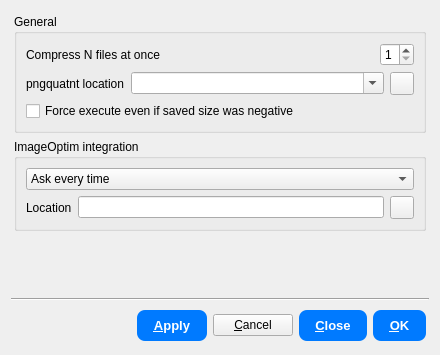
<?xml version="1.0" encoding="UTF-8"?>
<ui version="4.0">
 <class>PngyuPreferencesDialog</class>
 <widget class="QDialog" name="PngyuPreferencesDialog">
  <property name="geometry">
   <rect>
    <x>0</x>
    <y>0</y>
    <width>440</width>
    <height>355</height>
   </rect>
  </property>
  <property name="windowTitle">
   <string>Preferences</string>
  </property>
  <layout class="QGridLayout" name="gridLayout">
   <item row="3" column="0" colspan="3">
    <widget class="QWidget" name="widget_buttons" native="true">
     <layout class="QGridLayout" name="gridLayout_2">
      <property name="topMargin">
       <number>3</number>
      </property>
      <property name="rightMargin">
       <number>3</number>
      </property>
      <property name="bottomMargin">
       <number>3</number>
      </property>
      <item row="0" column="1">
       <widget class="QPushButton" name="pushButton_apply">
        <property name="text">
         <string>&amp;Apply</string>
        </property>
        <property name="styleSheet">
         <string>QPushButton {
    background-color: #007AFF;
    color: white;
    border: none;
    border-radius: 8px;
    font-weight: 600;
    font-size: 13px;
    padding: 8px 16px;
}

QPushButton:hover {
    background-color: #0056CC;
}

QPushButton:pressed {
    background-color: #004499;
}</string>
        </property>
       </widget>
      </item>
      <item row="0" column="0">
       <spacer name="horizontalSpacer">
        <property name="orientation">
         <enum>Qt::Horizontal</enum>
        </property>
        <property name="sizeHint" stdset="0">
         <size>
          <width>40</width>
          <height>20</height>
         </size>
        </property>
       </spacer>
      </item>
      <item row="0" column="4">
       <widget class="QPushButton" name="pushButton_ok">
        <property name="text">
         <string>&amp;OK</string>
        </property>
        <property name="styleSheet">
         <string>QPushButton {
    background-color: #007AFF;
    color: white;
    border: none;
    border-radius: 8px;
    font-weight: 600;
    font-size: 13px;
    padding: 8px 16px;
}

QPushButton:hover {
    background-color: #0056CC;
}

QPushButton:pressed {
    background-color: #004499;
}</string>
        </property>
       </widget>
      </item>
      <item row="0" column="2">
       <widget class="QPushButton" name="pushButton_cancel">
        <property name="text">
         <string>&amp;Cancel</string>
        </property>
       </widget>
      </item>
      <item row="0" column="3">
       <widget class="QPushButton" name="pushButton_close">
        <property name="text">
         <string>&amp;Close</string>
        </property>
        <property name="styleSheet">
         <string>QPushButton {
    background-color: #007AFF;
    color: white;
    border: none;
    border-radius: 8px;
    font-weight: 600;
    font-size: 13px;
    padding: 8px 16px;
}

QPushButton:hover {
    background-color: #0056CC;
}

QPushButton:pressed {
    background-color: #004499;
}</string>
        </property>
       </widget>
      </item>
     </layout>
    </widget>
   </item>
   <item row="0" column="0" colspan="3">
    <widget class="QWidget" name="widget_preference_main" native="true">
     <layout class="QGridLayout" name="gridLayout_3">
      <property name="margin">
       <number>3</number>
      </property>
      <item row="1" column="0">
       <widget class="QGroupBox" name="groupBox_general">
        <property name="title">
         <string>General</string>
        </property>
        <property name="flat">
         <bool>true</bool>
        </property>
        <layout class="QGridLayout" name="gridLayout_5">
         <item row="0" column="0" rowspan="2" colspan="2">
          <widget class="QWidget" name="widget_n_jbs" native="true">
           <layout class="QGridLayout" name="gridLayout_6">
            <property name="margin">
             <number>0</number>
            </property>
            <item row="0" column="1">
             <widget class="QSpinBox" name="spinBox_n_jobs">
              <property name="sizePolicy">
               <sizepolicy hsizetype="Maximum" vsizetype="Fixed">
                <horstretch>0</horstretch>
                <verstretch>0</verstretch>
               </sizepolicy>
              </property>
              <property name="minimum">
               <number>1</number>
              </property>
              <property name="maximum">
               <number>8</number>
              </property>
             </widget>
            </item>
            <item row="0" column="0">
             <widget class="QLabel" name="label_n_jobs">
              <property name="text">
               <string>Compress N files at once</string>
              </property>
             </widget>
            </item>
           </layout>
          </widget>
         </item>
         <item row="2" column="0" colspan="2">
          <widget class="QWidget" name="widget_pngquant_path" native="true">
           <layout class="QGridLayout" name="gridLayout_7">
            <property name="margin">
             <number>0</number>
            </property>
            <item row="0" column="1">
             <widget class="QComboBox" name="comboBox_pngquant_path">
              <property name="sizePolicy">
               <sizepolicy hsizetype="Expanding" vsizetype="Fixed">
                <horstretch>0</horstretch>
                <verstretch>0</verstretch>
               </sizepolicy>
              </property>
              <property name="editable">
               <bool>true</bool>
              </property>
             </widget>
            </item>
            <item row="0" column="0">
             <widget class="QLabel" name="label_pngquant_path">
              <property name="text">
               <string>pngquatnt location</string>
              </property>
             </widget>
            </item>
            <item row="0" column="2">
             <widget class="QToolButton" name="toolButton_open_pngquant_location">
              <property name="text">
               <string/>
              </property>
              <property name="icon">
               <iconset resource="../resource/resource.qrc">
                <normaloff>:/icons/folder.png</normaloff>:/icons/folder.png</iconset>
              </property>
             </widget>
            </item>
           </layout>
          </widget>
         </item>
         <item row="3" column="0" colspan="2">
          <widget class="QCheckBox" name="checkBox_force_execute">
           <property name="text">
            <string>Force execute even if saved size was negative</string>
           </property>
          </widget>
         </item>
        </layout>
       </widget>
      </item>
      <item row="2" column="0">
       <widget class="QGroupBox" name="groupBox_imageoptim_integration">
        <property name="title">
         <string>ImageOptim integration</string>
        </property>
        <property name="flat">
         <bool>true</bool>
        </property>
        <layout class="QGridLayout" name="gridLayout_4">
         <item row="1" column="0">
          <widget class="QLabel" name="label_imageoptim_path">
           <property name="text">
            <string>Location</string>
           </property>
          </widget>
         </item>
         <item row="1" column="1">
          <widget class="QLineEdit" name="lineEdit_imageoptim_location"/>
         </item>
         <item row="1" column="2">
          <widget class="QToolButton" name="toolButton_open_imageoptim_location">
           <property name="text">
            <string/>
           </property>
           <property name="icon">
            <iconset resource="../resource/resource.qrc">
             <normaloff>:/icons/folder.png</normaloff>:/icons/folder.png</iconset>
           </property>
          </widget>
         </item>
         <item row="0" column="0" colspan="3">
          <widget class="QComboBox" name="comboBox_imageoptim_integration">
           <item>
            <property name="text">
             <string>Ask every time</string>
            </property>
           </item>
           <item>
            <property name="text">
             <string>Always enabled</string>
            </property>
           </item>
           <item>
            <property name="text">
             <string>Always disabled</string>
            </property>
           </item>
          </widget>
         </item>
        </layout>
       </widget>
      </item>
     </layout>
    </widget>
   </item>
   <item row="1" column="0" colspan="3">
    <spacer name="verticalSpacer">
     <property name="orientation">
      <enum>Qt::Vertical</enum>
     </property>
     <property name="sizeHint" stdset="0">
      <size>
       <width>20</width>
       <height>40</height>
      </size>
     </property>
    </spacer>
   </item>
   <item row="2" column="0" colspan="3">
    <widget class="Line" name="line">
     <property name="orientation">
      <enum>Qt::Horizontal</enum>
     </property>
    </widget>
   </item>
  </layout>
 </widget>
 <resources>
  <include location="../resource/resource.qrc"/>
 </resources>
 <connections/>
</ui>
